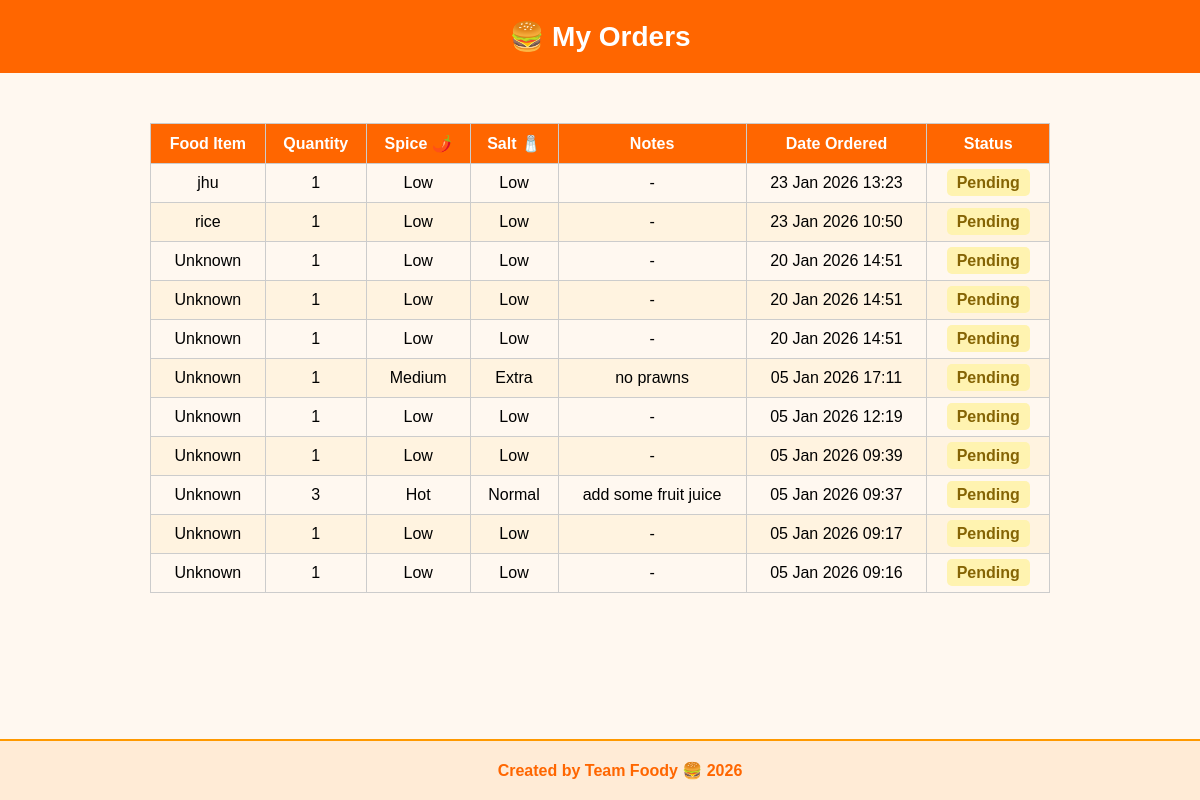
The page /accounts/orders/ (signed in) on the database as committed earlier.
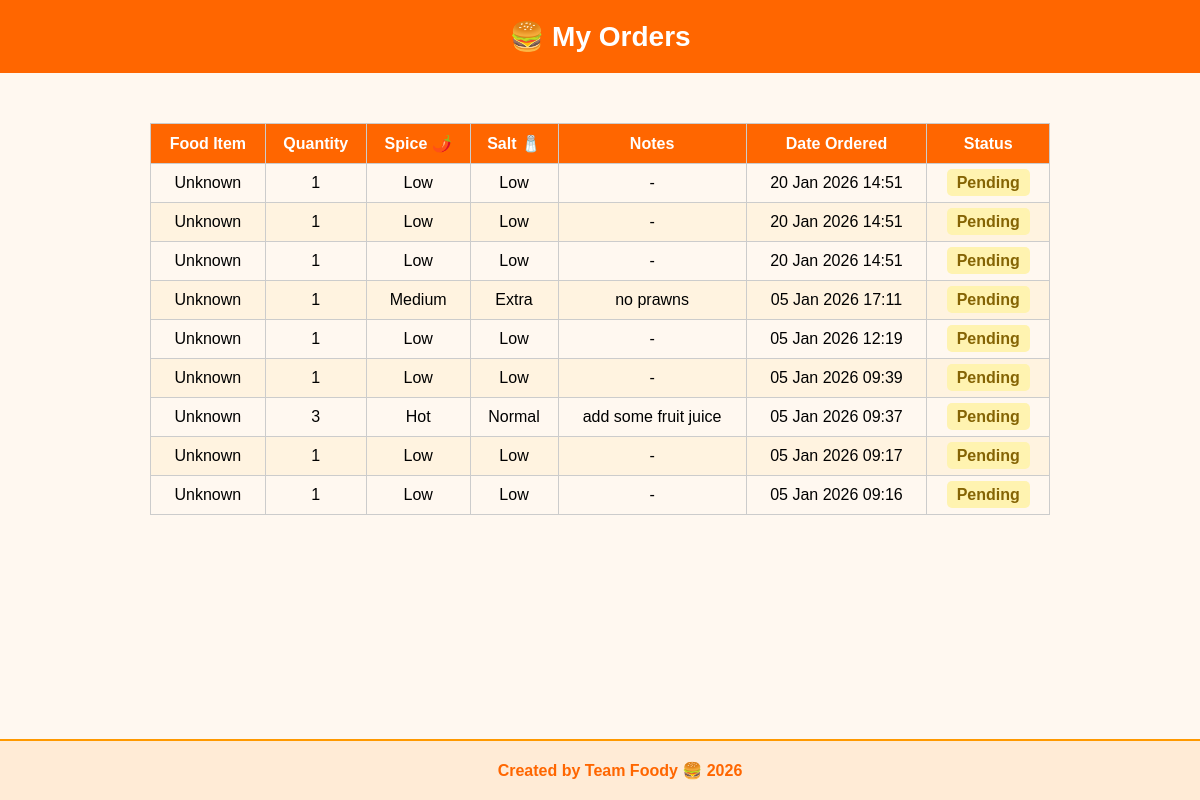
The same page on the database as committed later.
### accounts/models.py (models this page shows, shortened)
class Order(models.Model):
    STATUS_CHOICES = [
        ('pending', 'Pending'),
        ('preparing', 'Preparing'),
        ('delivered', 'Delivered'),
    ]
    SPICE_CHOICES = [
        ('Low', 'Low'),
        ('Medium', 'Medium'),
        ('Hot', 'Hot')
    ]
    SALT_CHOICES = [
        ('Low', 'Low'),
        ('Normal', 'Normal'),
        ('Extra', 'Extra')
    ]
    user = models.ForeignKey(User, on_delete=models.CASCADE)
    menu_item = models.ForeignKey('MenuItem', on_delete=models.CASCADE, null=True, blank=True)
    quantity = models.PositiveIntegerField(default=1)
    spice_level = models.CharField(max_length=10, choices=SPICE_CHOICES)
    salt_level = models.CharField(max_length=10, choices=SALT_CHOICES)
    notes = models.TextField(blank=True, null=True)
    status = models.CharField(max_length=20, choices=STATUS_CHOICES, default='pending')
    status_updated_at = models.DateTimeField(auto_now=True)       # ✅ Track when status last updated
    email_sent = models.BooleanField(default=False)               # ✅ Track if "delivered" email was sent
    created_at = models.DateTimeField(auto_now_add=True)

class MenuItem(models.Model):
    CATEGORY_CHOICES = [
        ('appetizer', 'Appetizer'),
        ('main', 'Main Dish'),
        ('dessert', 'Dessert'),
        ('drink', 'Drink'),
    ]
    name = models.CharField(max_length=100)
    description = models.TextField(blank=True, null=True)
    price = models.DecimalField(max_digits=6, decimal_places=2)
    category = models.CharField(max_length=50, choices=CATEGORY_CHOICES, blank=True, null=True)
    default_spice = models.CharField(max_length=10, choices=[('Low','Low'),('Medium','Medium'),('Hot','Hot')], default='Medium')
    default_salt = models.CharField(max_length=10, choices=[('Low','Low'),('Normal','Normal'),('Extra','Extra')], default='Normal')
    image = CloudinaryField('image', blank=True, null=True)  # Cloudinary
    created_at = models.DateTimeField(auto_now_add=True)

### accounts/views.py (the view)
# urls.py: path('orders/', views.order_history, name='order_history'),
@login_required
def order_history(request):
    orders = Order.objects.all().order_by('-created_at')  # Show all orders to staff
    return render(request, 'order_history.html', {'orders': orders})

### templates/order_history.html (shortened to what this page needs)
<!DOCTYPE html>
<html lang="en">
<head>
</head>
<body>
<header>🍔 My Orders</header>
<div class="container">
    {% if orders %}
    <table>
        <thead>
            <tr>
                <th>Food Item</th>
                <th>Quantity</th>
                <th>Spice 🌶️</th>
                <th>Salt 🧂</th>
                <th>Notes</th>
                <th>Date Ordered</th>
                <th>Status</th>
            </tr>
        </thead>
        <tbody>
            {% for order in orders %}
            <tr>
                <td>{% if order.menu_item %}{{ order.menu_item.name }}{% else %}Unknown{% endif %}</td>
                <td>{{ order.quantity }}</td>
                <td>{{ order.spice_level }}</td>
                <td>{{ order.salt_level }}</td>
                <td>{{ order.notes|default:"-" }}</td>
                <td>{{ order.created_at|date:"d M Y H:i" }}</td>
                <td>
                    <span class="status-{{ order.status }}">{{ order.status|capfirst }}</span>
                </td>
            </tr>
            {% endfor %}
        </tbody>
    </table>
    {% else %}
        <p style="text-align:center; font-weight:bold; margin-top:20px;">You have no past orders.</p>
    {% endif %}
</div>
<footer>
    Created by Team Foody 🍔 2026
</footer>
</body>
</html>

### templates/order_history.html (style rules this page uses)
body { font-family: Arial, sans-serif; background: #fff8f0; margin: 0; padding: 0; }
header { background: #ff6600; color: white; padding: 20px; text-align: center; font-size: 28px; font-weight: bold; }
.container { padding: 30px; max-width: 900px; margin: auto; }
table { width: 100%; border-collapse: collapse; margin-top: 20px; }
th, td { border: 1px solid #ccc; padding: 10px; text-align: center; }
th { background: #ff6600; color: white; }
tr:nth-child(even) { background: #fff3e0; }
.status-pending { background-color: #fff3b0; color: #856404; font-weight: bold; padding:5px 10px; border-radius:5px; }
footer { text-align: center; padding: 20px; background:#ffebd6; border-top:2px solid #ff9900; font-weight:bold; color:#ff6600; position: fixed; width:100%; bottom:0; }

Rows that differ between the two databases and show on the page:
removed Order: menu_item.name "jhu", quantity "1", spice_level "Low", salt_level "Low", notes "-", created_at "23 Jan 2026 13:23", status "Pending"
removed Order: menu_item.name "rice", quantity "1", spice_level "Low", salt_level "Low", notes "-", created_at "23 Jan 2026 10:50", status "Pending"
